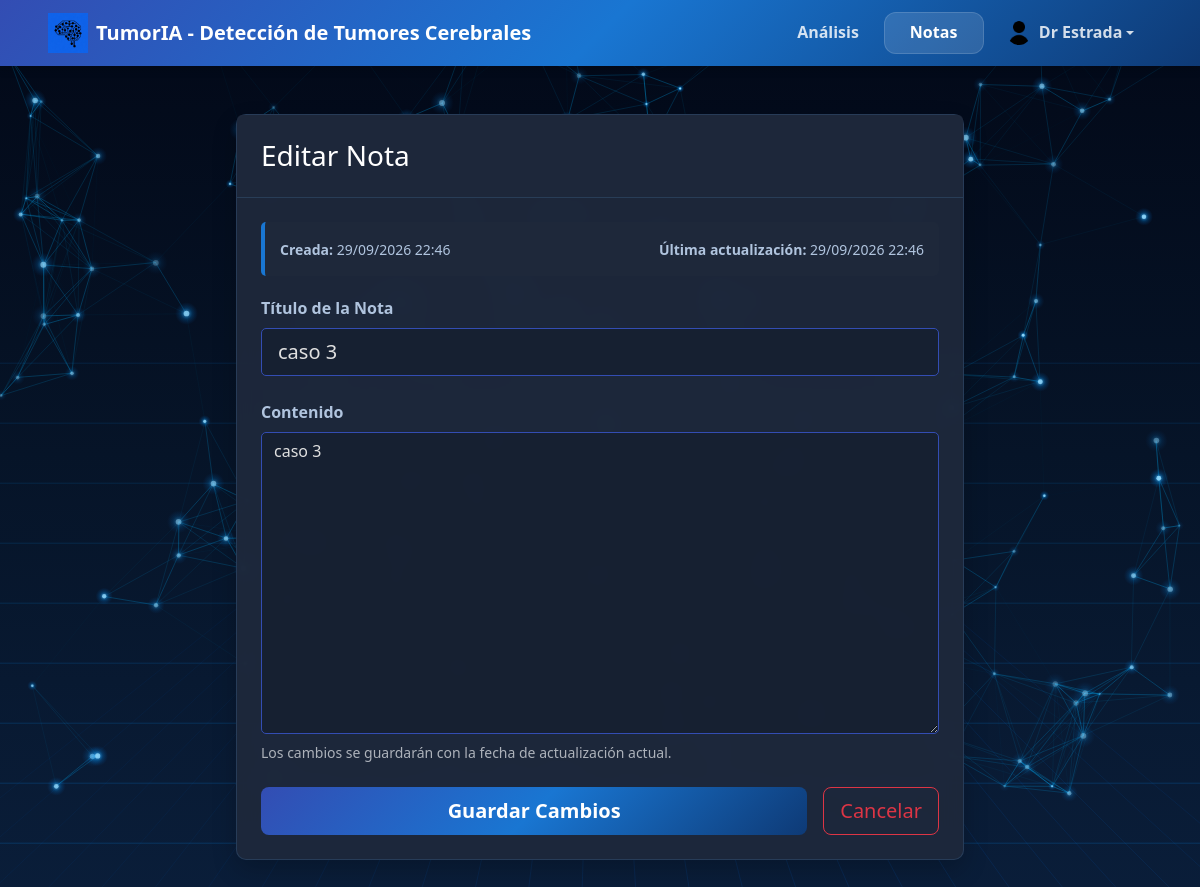
The page /notes/4/edit (signed in) on the database its author committed.
### web/models.py (models this page shows, shortened)
class User(UserMixin, db.Model):
    __tablename__ = 'users'
    id = db.Column(db.Integer, primary_key=True)
    username = db.Column(db.String(80), unique=True, nullable=False, index=True)
    email = db.Column(db.String(120), unique=True, nullable=False, index=True)
    password_hash = db.Column(db.String(255), nullable=False)
    created_at = db.Column(db.DateTime, default=datetime.utcnow)
    login_history = db.relationship('LoginHistory', backref='user', lazy=True, cascade='all, delete-orphan')
    notes = db.relationship('Note', backref='user', lazy=True, cascade='all, delete-orphan')

class Note(db.Model):
    __tablename__ = 'notes'
    id = db.Column(db.Integer, primary_key=True)
    user_id = db.Column(db.Integer, db.ForeignKey('users.id'), nullable=False, index=True)
    patient_id = db.Column(db.String(120), nullable=True, index=True)
    title = db.Column(db.String(255), nullable=False)
    content = db.Column(db.Text, nullable=False)
    created_at = db.Column(db.DateTime, default=datetime.utcnow)
    updated_at = db.Column(db.DateTime, default=datetime.utcnow, onupdate=datetime.utcnow)

### web/app.py (the view, shortened to what this page needs)
@app.route("/notes/<int:note_id>/edit", methods=["GET", "POST"])
@login_required
def edit_note(note_id):
    note = Note.query.get_or_404(note_id)
    if note.user_id != current_user.id:
        flash("No tienes permiso para editar esta nota.", "danger")
        return redirect(url_for("notes"))
    return render_template("edit_note.html", note=note)

### web/app.py (called while the page is built)
@login_manager.user_loader
def load_user(user_id):
    return User.query.get(int(user_id))

### templates/edit_note.html (shortened to what this page needs)
<!DOCTYPE html>
<html lang="es" data-bs-theme="dark">
<head>
  <link rel="stylesheet" href="{{ url_for('static', filename='vendor/bootstrap/bootstrap.min.css') }}">
  <link rel="stylesheet" href="{{ url_for('static', filename='styles.css') }}" />
</head>
<body>
  <nav class="navbar navbar-expand-lg navbar-dark navbar-custom">
    <div class="container-fluid px-3 px-md-5">
      <a class="navbar-brand fw-bold d-flex align-items-center" href="{{ url_for('main_menu') }}">
        <img src="{{ url_for('static', filename='images/icon/Icono-TumorIA.jpg') }}" alt="TumorIA Logo" height="40" class="me-2">
        TumorIA - Detección de Tumores Cerebrales
      </a>
      <div class="collapse navbar-collapse" id="navbarNav">
        <ul class="navbar-nav ms-auto">
          <li class="nav-item">
            <a class="nav-link" href="{{ url_for('main_menu') }}">Análisis</a>
          </li>
          <li class="nav-item">
            <a class="nav-link active" href="{{ url_for('notes') }}">Notas</a>
          </li>
          <li class="nav-item dropdown">
            <a class="nav-link dropdown-toggle d-flex align-items-center" href="#" id="profileDropdown" role="button" data-bs-toggle="dropdown">
              <img src="{{ url_for('static', filename='images/icon/user_icon_tumoria.png') }}" alt="Perfil de {{ current_user.username }}" height="24" class="me-2 rounded-circle">
              {{ current_user.username }}
            </a>
          </li>
        </ul>
      </div>
    </div>
  </nav>
  <div class="container-fluid px-3 px-md-5 py-5">
    <div class="row justify-content-center">
      <div class="col-lg-8">
        <div class="card editor-card">
          <div class="card-header bg-light border-bottom p-4">
            <h3 class="mb-0">Editar Nota</h3>
          </div>
          <div class="card-body p-4">
            <div class="info-dates">
              <div class="row text-sm">
                <div class="col-6">
                  <small><strong>Creada:</strong> {{ note.created_at.strftime('%d/%m/%Y %H:%M') }}</small>
                </div>
                <div class="col-6 text-end">
                  <small><strong>Última actualización:</strong> {{ note.updated_at.strftime('%d/%m/%Y %H:%M') }}</small>
                </div>
              </div>
            </div>
            <form method="POST">
              <div class="mb-4">
                <label class="form-label fw-bold" for="title">Título de la Nota</label>
                <input
                  class="form-control form-control-lg"
                  id="title"
                  name="title"
                  type="text"
                  value="{{ note.title }}"
                  maxlength="255"
                  required
                  autofocus
                />
              </div>
              <div class="mb-4">
                <label class="form-label fw-bold" for="content">Contenido</label>
                <textarea
                  class="form-control"
                  id="content"
                  name="content"
                  rows="12"
                  required
                >{{ note.content }}</textarea>
                <small class="form-text text-muted d-block mt-2">
                  Los cambios se guardarán con la fecha de actualización actual.
                </small>
              </div>
              <div class="d-flex gap-3">
                <button class="btn btn-save btn-lg flex-grow-1" type="submit">
                  Guardar Cambios
                </button>
                <a href="{{ url_for('notes') }}" class="btn btn-outline-danger btn-lg">
                  Cancelar
                </a>
              </div>
            </form>
          </div>
        </div>
      </div>
    </div>
  </div>

### static/styles.css (style rules this page uses)
html, body { -webkit-text-size-adjust: 100%; text-size-adjust: 100%; overflow-x: hidden; margin: 0; }
.card { background: rgba(30, 41, 59, 0.85) !important; -webkit-backdrop-filter: blur(10px); backdrop-filter: blur(10px); border: 1px solid rgba(100, 180, 255, 0.15) !important; }
.navbar-custom { --navbar-link-min-width: 100px; --navbar-dropdown-min-width: 150px; }
.navbar-custom .navbar-nav { align-items: center; gap: 0.35rem; }
.navbar-custom .navbar-nav .nav-item { display: flex; align-items: center; }
.navbar-custom .navbar-nav .nav-link, .navbar-custom .navbar-nav .dropdown-toggle { display: inline-flex; align-items: center; justify-content: center; min-width: var(--navbar-link-min-width); min-height: 42px; padding: 0.55rem 1.1rem; margin: 0; border-radius: 0.75rem; font-weight: 600; line-height: 1.2; transition: color 0.2s ease, background-color 0.2s ease, transform 0.2s ease; }
.navbar-custom .navbar-nav .dropdown-toggle { min-width: var(--navbar-dropdown-min-width); }
.navbar-custom .navbar-nav .nav-link { color: rgba(255, 255, 255, 0.82); }
.navbar-custom .navbar-nav .nav-link.active, .navbar-custom .navbar-nav .nav-link.show { color: #ffffff; background: rgba(255, 255, 255, 0.12); box-shadow: inset 0 0 0 1px rgba(255, 255, 255, 0.14); font-weight: 700; }

### templates/edit_note.html (style rules this page uses)
.navbar-custom { background: linear-gradient(135deg, #334db3 0%, #1976d2 50%, #0e3a76 100%); box-shadow: 0 2px 10px rgba(0, 0, 0, 0.2); }
.editor-card { border: none; border-radius: 10px; box-shadow: 0 10px 25px rgba(0, 0, 0, 0.2); background: rgba(30, 41, 59, 0.95) !important; }
.form-control, .form-control-lg { border-radius: 5px; border: 1px solid #334db3; background: rgba(20, 30, 48, 0.8) !important; color: #e0e0e0; }
.btn-save { background: linear-gradient(135deg, #334db3 0%, #1976d2 50%, #0e3a76 100%); border: none; color: white; font-weight: 600; }
.info-dates { background: rgba(30, 41, 59, 0.8); border-radius: 5px; padding: 15px; margin-bottom: 20px; border-left: 4px solid #1976d2; color: #b0c4de; }
.card-header { background: rgba(30, 41, 59, 0.9) !important; border-color: rgba(100, 180, 255, 0.15) !important; color: white; }
.form-label { color: #b0c4de; font-weight: 600; }

### rows shown on the page
User: username "Dr Estrada"
Note: created_at "29/09/2026 22:46", updated_at "29/09/2026 22:46", title "caso 3", content "caso 3"
